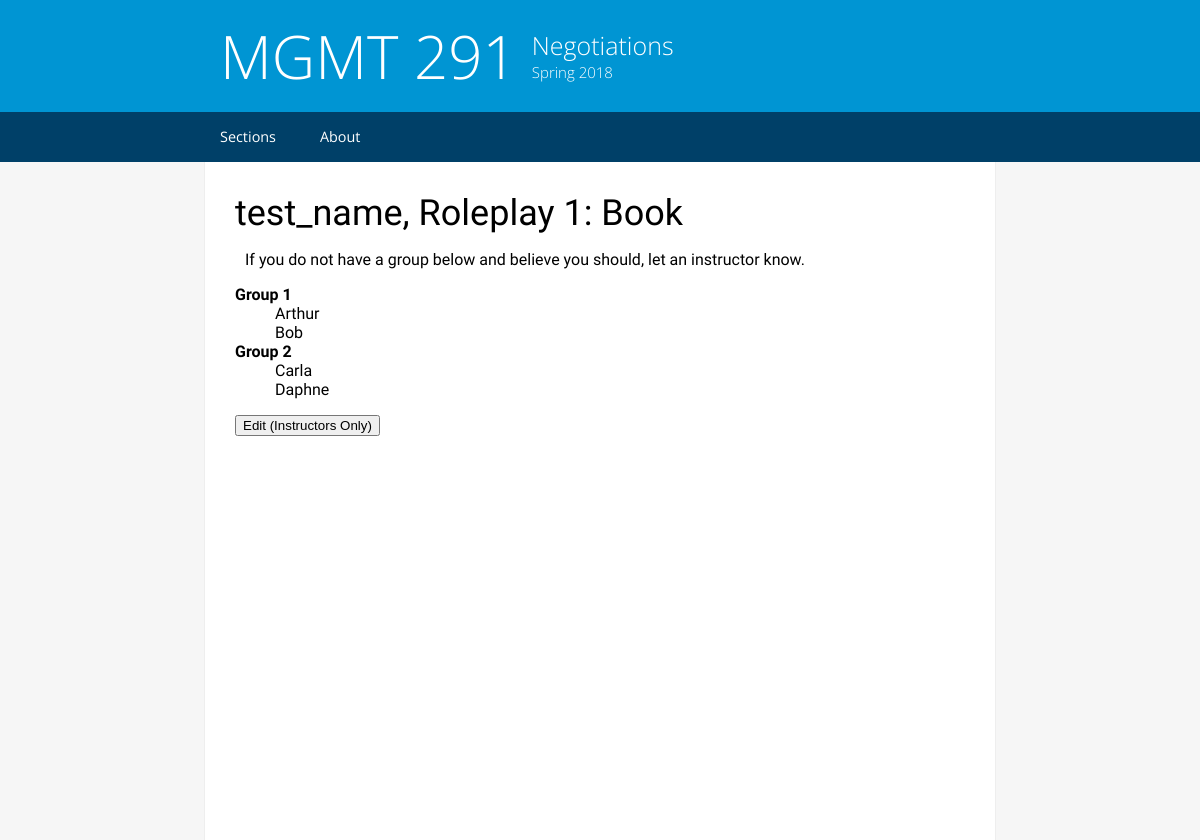
The page /test_name/1 on the database its author committed.
### models.py (models this page shows, shortened)
class Roleplay(db.Model):
    name = db.Column(db.String(64), primary_key=True)
    number = db.Column(db.Integer, index=True)
    assignments = db.Column(db.String(4000))
    started = db.Column(db.Boolean)
    section_name = db.Column(db.String(64), db.ForeignKey('section.name'))
    group_size = db.Column(db.Integer)
    attendees = db.relationship('AttendanceRecord', backref='parent_roleplay', lazy='dynamic')

class AttendanceRecord(db.Model):
    id = db.Column(db.String(64), primary_key=True)
    student_name = db.Column(db.String(64))
    roleplay = db.Column(db.String(64), db.ForeignKey('roleplay.name'))
    def __repr__(self):
        return '<Record {}>'.format(self.student_name + ', ' + self.roleplay)

### website.py (the view, shortened to what this page needs)
@app.route('/<section_name>/<roleplay_number>', methods=['GET', 'POST'])
def landing_roleplay(section_name, roleplay_number):
    print("refreshed")
    roleplay = Roleplay.query.filter_by(section_name=section_name, number=roleplay_number).first()
    records = AttendanceRecord.query.filter_by(parent_roleplay=roleplay).all()
    print(records)
    students = [record.student_name for record in records]
    student_sign_in = SignInForm()
    template = render_template('roleplay.html', roleplay=roleplay, assignments=eval(roleplay.assignments),
                               students=students, form=student_sign_in)
    if roleplay.started:  # STARTED LOGIC)
        if request.method == 'POST':
            if request.form['submit'] == 'edit':
                return None  # TODO
            else:
                print("unknown POST request")
                return None
        elif request.method == 'GET':
            return template

### templates/roleplay.html (shortened to what this page needs)
{% extends "base.html" %}
{% block content %}
    <h1>{{ roleplay.section_name }}, Roleplay {{ roleplay.number }}: {{ roleplay.name }}</h1>
    {% if roleplay.started %}
        <p>If you do not have a group below and believe you should, let an instructor know.</p>
        <p>
            <dl>
                {% for group in assignments %}
                        <dt><b>Group {{ loop.index }}</b></dt>
                    {% for person in group %}
                        <dd>{{ person }}</dd>
                    {% endfor %}
                {% endfor %}
            </dl>
            <form action="" method="post">
                <button name="submit" value="edit">Edit (Instructors Only)</button>
            </form>
        </p>
    {% endif %}
{% endblock %}

### static/styles/style.css (style rules this page uses)
html { -webkit-font-smoothing: antialiased; -webkit-text-size-adjust: 100%; height:100%; width:100%; margin:0px !important; background-color:#F6F6F6; }
body { margin:0px !important; padding:0px !important; height:100%; width:100%; }
.text-container h1 { font-size:36px; font-weight:300; font-family:"Source Sans Pro", sans-serif; margin:0px; margin-top:10px; }
.text-container p { margin-left:10px; font-size:16px; }
@media (min-width:825px) { html { -webkit-font-smoothing: antialiased; height:100%; margin:0px !important; } }
@media (min-width:825px) { body { margin:0px !important; padding:0px !important; height:100%; } }

### rows shown on the page
Roleplay: section_name "test_name", number "1", name "Book"
AttendanceRecord: student_name "Arthur"
AttendanceRecord: student_name "Bob"
AttendanceRecord: student_name "Carla"
AttendanceRecord: student_name "Daphne"
